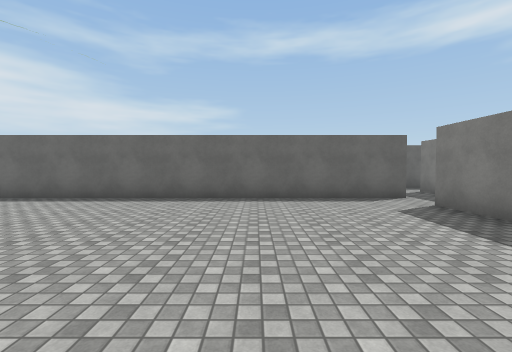
[1] (above)

14 first-person views from a walk through a Unity game level. The camera is 1.5 m above the floor, tilts 2° down and sees 90° across. The floor is counted in squares, 2 m on a side. Each view is taken from the middle of a square. On the plan, view 1 faces up. The plan holds only what a view shows up to about 9 squares ahead; the rest is blank. The place goes on beyond the plan. The player character is not drawn. Door leaves are left out, so doorways stand open. Surface patterns are stand-ins for the level's own textures.

[2]
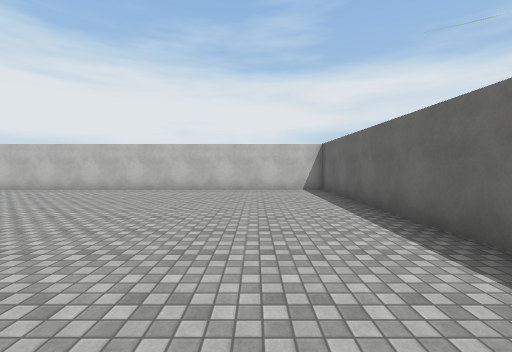

[3]
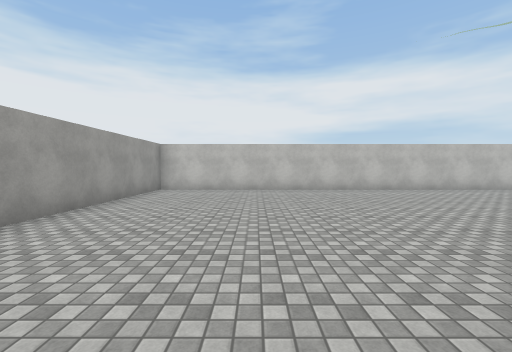

[4]
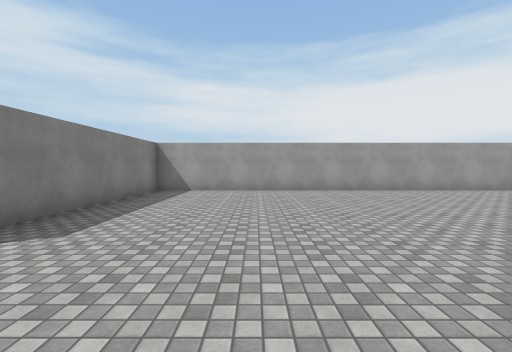

[5]
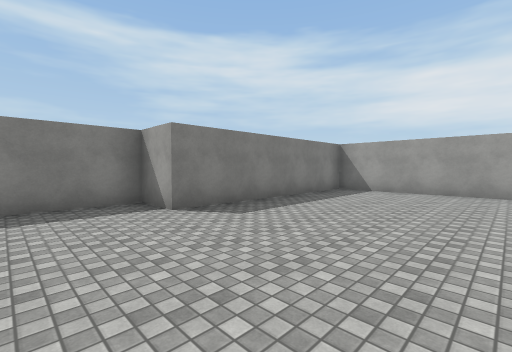

[6]
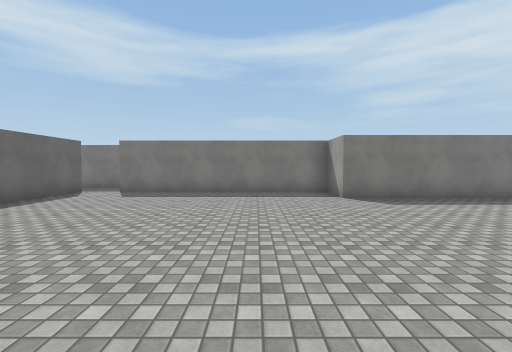

[7]
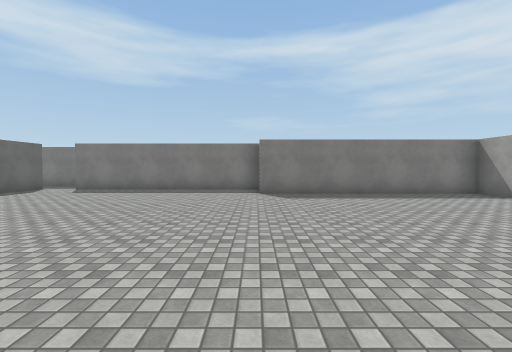

[8]
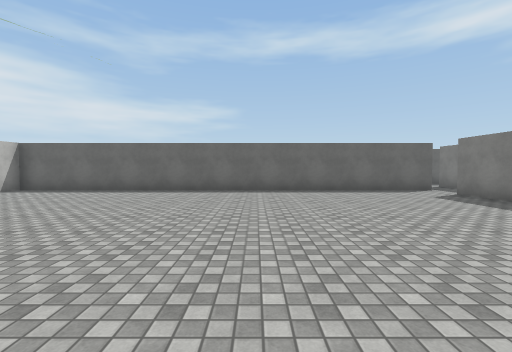

[9]
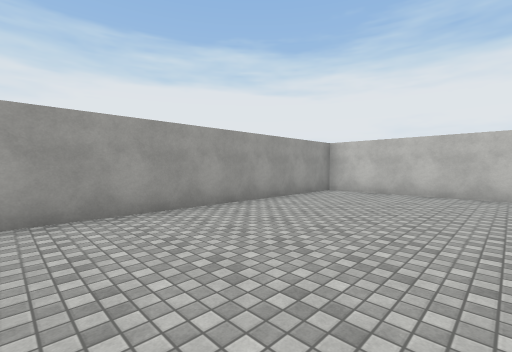

[10]
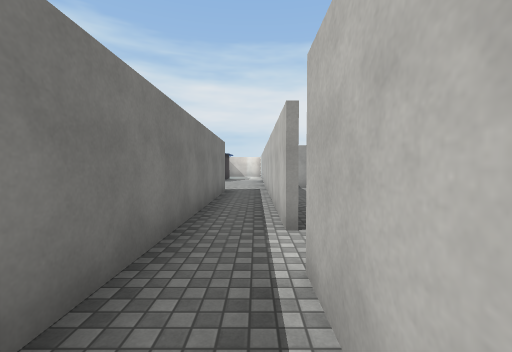

[11]
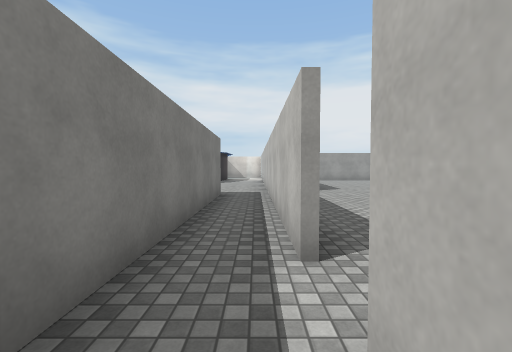

[12]
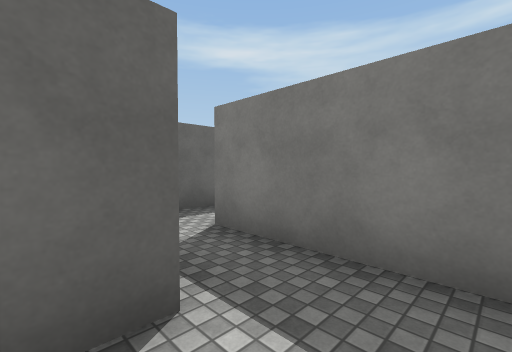

[13]
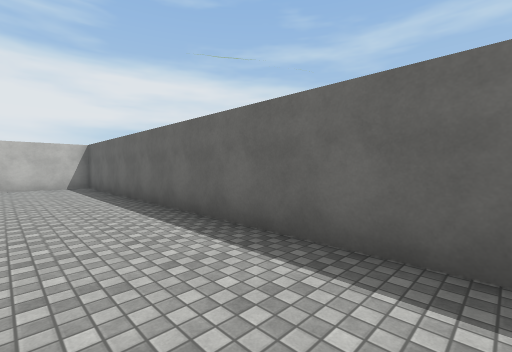

[14]
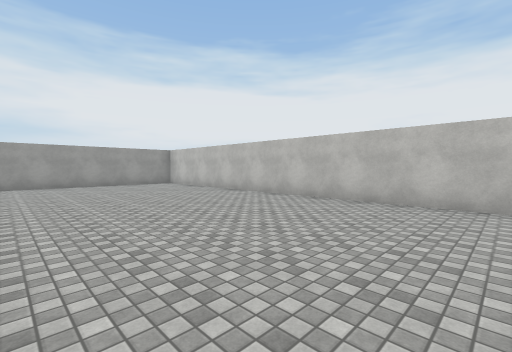

### Floor plan
Points are (right, up) in squares from view 1. A wall is a line through its corners. A room is listed if a view was taken in it or the views show most of it. See-through windows are left out.
Room 1 (views 1, 2, 3, 4, 5, 6, 7, 8, 9, 11, 12, 13, 14)
walls: (5, 0) (5, 7.8); (3.6, 7.8) (3.6, 6.2) (-9.6, 6.2) (-9.6, -7.2) (2.2, -7.2) (2.2, -1.1) (3.5, -1.1) (3.5, 5)
ways out: opening at (4, 7) to room 2
Room 2 (view 10)
walls: (6, 9.1) (5.1, 9.1)
ways out: opening at (4, 7) to room 1

Where each view was taken, in squares from view 1:
view 1: 0 up, 0 right, facing up
view 2: 4 up, 1 left, facing left
view 3: 4 down, 1 left, facing left
view 4: 1 up, 1 left, facing down
view 5: 1 up, 2 left, facing down-right
view 6: 1 up, 4 left, facing right
view 7: 1 down, 5 left, facing right
view 8: 2 down, 2 left, facing up
view 9: 3 down, 2 left, facing down-left
view 10: 8 up, 4 right, facing down
view 11: 7 up, 4 right, facing down
view 12: 5 up, 3 right, facing up-right
view 13: 4 up, 1 right, facing up-left
view 14: 4 up, 4 left, facing down-left
